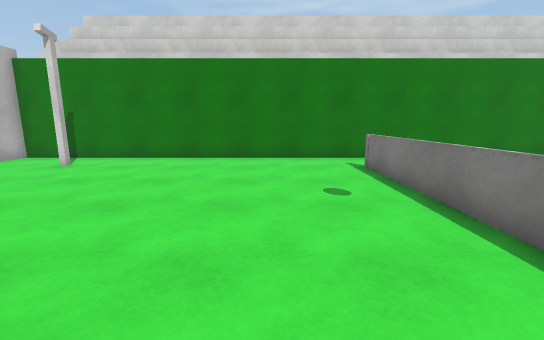
view 1 (above)

12 first-person views from a walk through a scene from a Unity 3-D project. The camera is 1.4 m above the floor, tilts 10° down and sees 90° across. The floor is counted in squares, 1 m on a side. Each view is taken from the middle of a square. On the plan, view 1 faces up. The plan holds only what a view shows up to about 13 squares ahead; the rest is blank. The place goes on beyond the plan. The player character is not drawn. Surface patterns are stand-ins for the level's own textures.

view 2
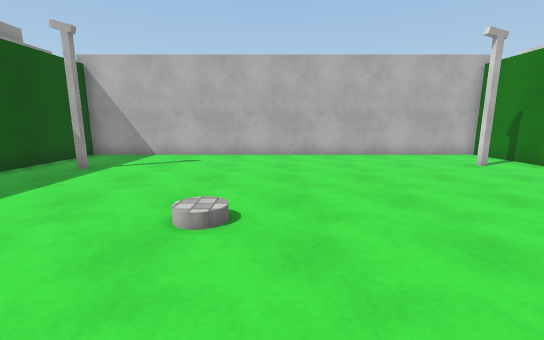

view 3
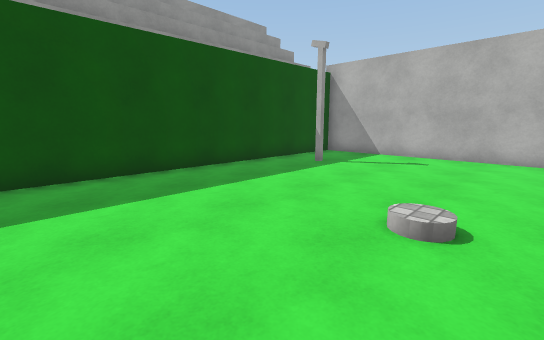

view 4
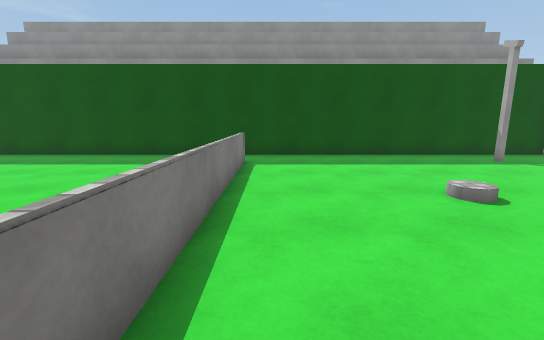

view 5
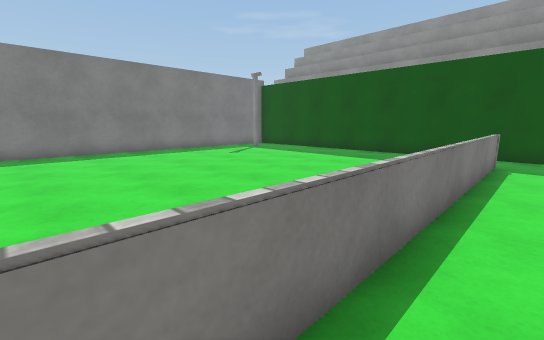

view 6
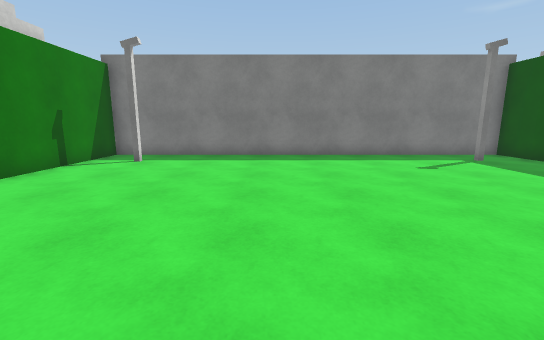

view 7
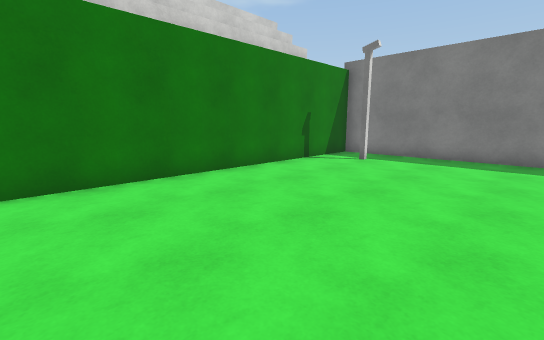

view 8
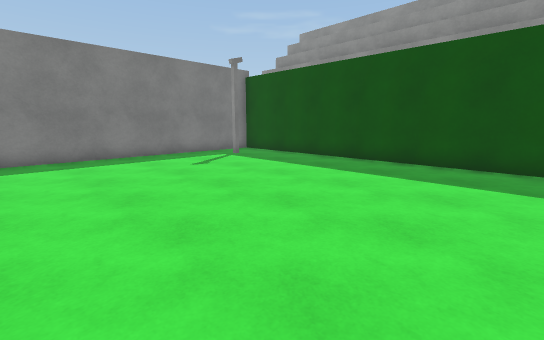

view 9
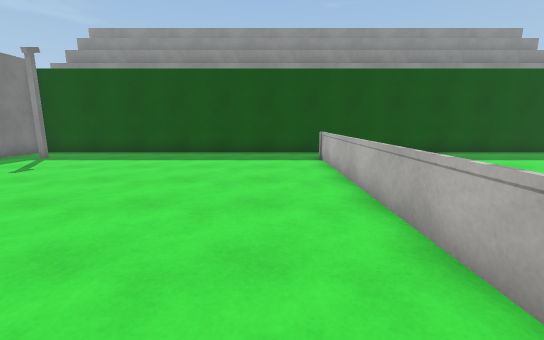

view 10
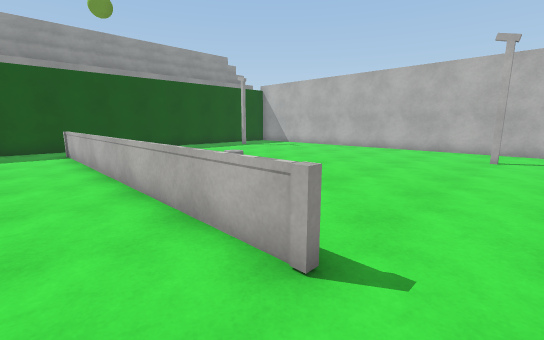

view 11
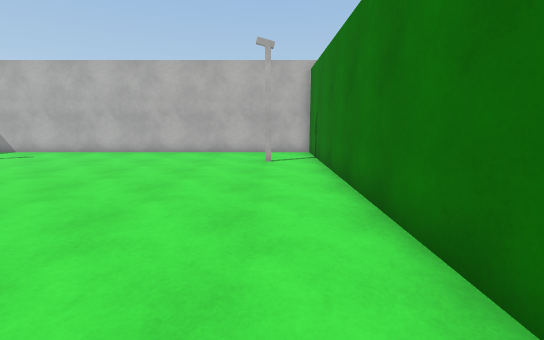

view 12
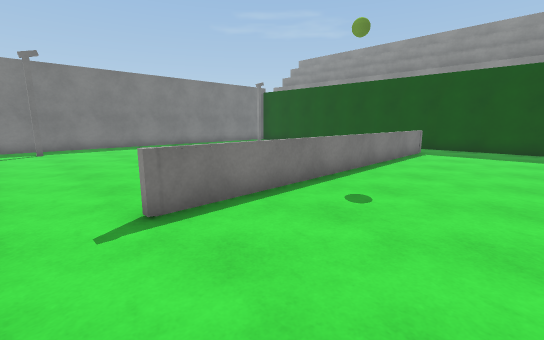

### Floor plan
Points are (right, up) in squares from view 1. A wall is a line through its corners. A room is listed if a view was taken in it or the views show most of it. See-through windows are left out.
Room 1 (views 1, 2, 3, 4, 5, 11, 12)
walls: (3.5, 10.7) (-9.8, 10.7) (-9.8, -5.8) (3.4, -5.8)
low walls: (3, -3.6) (3, 8.6)
ways out: opening at (3, -4.5) to room 2; opening at (3, 9.5) to room 2
objects: block (-7, 9); block (-6, -4)
Room 2 (views 6, 7, 8, 9, 10)
walls: (3.4, -5.8) (15.7, -5.8) (15.7, 10.7) (3.5, 10.7)
low walls: (3.1, 8.6) (3.1, -3.6)
ways out: opening at (3, -4.5) to room 1; opening at (3, 9.5) to room 1
objects: other object (14, -4); other object (14, 9)

Where each view was taken, in squares from view 1:
view 1: 0 up, 0 right, facing up
view 2: 2 up, 2 right, facing left
view 3: 2 up, 2 right, facing down-left
view 4: 6 up, 2 right, facing down
view 5: 7 up, 2 right, facing down-right
view 6: 4 up, 4 right, facing right
view 7: 4 up, 4 right, facing up-right
view 8: 4 up, 4 right, facing down-right
view 9: 7 up, 5 right, facing down
view 10: 10 up, 5 right, facing down-left
view 11: 9 up, 3 right, facing left
view 12: 10 up, 1 left, facing down-right
